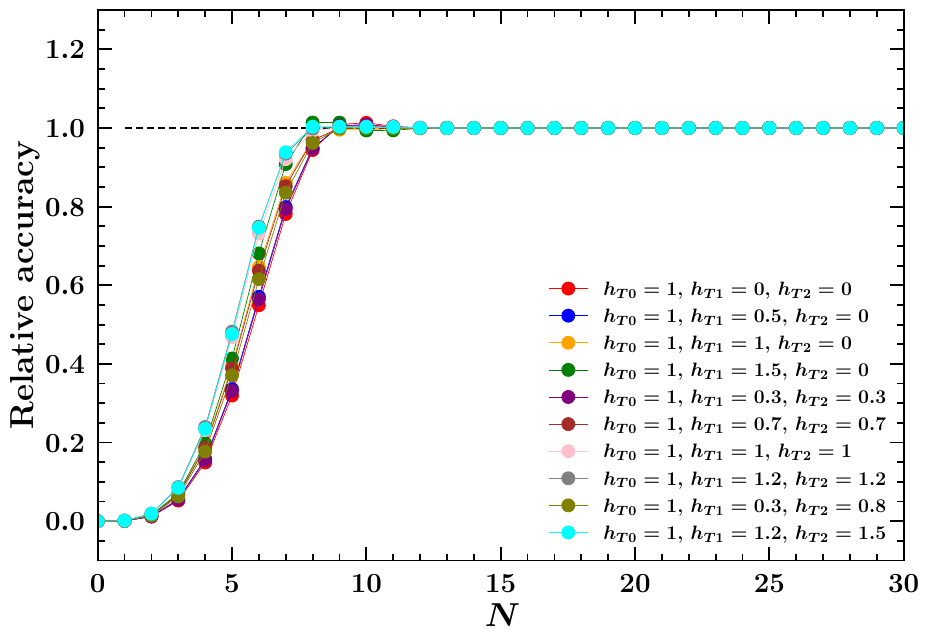

Here is the Python script that generated this plot:
import matplotlib.pyplot as plt
import MatplotlibSettings
import numpy as np
import scipy.special as sp
from scipy.integrate import quad

def Weights(nterm, a1, a2):
    # Short-hand notation for the Bessel functions
    def J0(x):
        return sp.j0(x)
    def J1(x):
        return sp.j1(x)
    def Y0(x):
        return sp.y0(np.absolute(x))
    def K0(x):
        return sp.k0(np.absolute(x))
    def I0(x):
        return sp.i0(x)

    # Get first nterm zeros
    xi  = sp.jn_zeros(0, nterm)

    # Vector of scaling factors
    a1eff = 1e-16 if a1 == 0 or a1 == 1 else a1
    a2eff = 1e-16 if a2 == 0 or a2 == 1 or a2 == a1 else a2
    av = np.array([1, a1eff, a2eff])

    # Compute sorted pairs of zero's and weighting factors
    xib = np.array([])
    an  = np.array([])
    kn  = np.array([])
    for i in range(len(av)):
        xib = np.append(xib, xi / av[i])
        an  = np.append(an, i * np.ones(nterm))
        kn  = np.append(kn, np.arange(nterm))

    # Sort vectors in ascending order of xib
    Xi  = np.array(sorted(list(zip(xib, an, kn))))
    xib = np.sort(xib)

    # Triple Bessel integral
    def L(k, c1, c2):
        if (c1 + c2 <= 1):
            return np.pi * Y0(xi[k]) * J0(c1 * xi[k]) * J0(c2 * xi[k])
        elif (np.absolute(c1 - c2) >= 1):
            return 0
        else:
            def wftTotrhs(z):
                return z * ( K0(c1 * z) * K0(c2 * z) * I0(z) + K0(z) * K0(c1 * z) * I0(c2 * z) + K0(c2 * z) * K0(z) * I0(c1 * z) ) / ( z**2 + xi[k]**2 )
            return np.pi / 2 * ( J0(c1 * xi[k]) * J0(c2 * xi[k]) + Y0(c1 * xi[k]) * Y0(c2 * xi[k]) ) * Y0(xi[k]) + 4 / np.pi**2 * quad(wftTotrhs, 0, 100, limit = 1000)[0]

    # Compute weights
    wi = np.array([])
    for i in range(len(Xi)):
        xibi = Xi[i][0]
        ni   = int(Xi[i][1])
        ki   = int(Xi[i][2])
        nip1 = (ni + 1) % 3
        nip2 = (ni + 2) % 3
        if av[ni] - np.absolute(av[nip1] - av[nip2]) <= 0:
            wi = np.append(wi, 0)
        else:
            wi = np.append(wi, L(ki, av[nip1] / av[ni], av[nip2] / av[ni]) / ( av[ni] * J1(av[ni] * xibi) * J0(av[nip1] * xibi) * J0(av[nip2] * xibi) ))

    # Return coordinates and weights
    return xib, wi

# Change of variable functions
def psi(tv):
    return np.array([t if t > 10 else t * np.tanh(np.pi * np.sinh(t) / 2) for t in tv])

def psip(tv):
    return np.array([1 if t > 10 else ( np.pi * t * np.cosh(t) + np.sinh(np.pi * np.sinh(t)) ) / ( 1 + np.cosh(np.pi * np.sinh(t)) ) for t in tv])

# Finally compute integral
hT0 = [1, 1,   1, 1,   1,   1,   1,  1,   1,   1]
hT1 = [0, 0.5, 1, 1.5, 0.3, 0.7, 1,  1.2, 0.3, 1.2]
hT2 = [0, 0,   0, 0,   0.3, 0.7, 1,  1.2, 0.8, 1.5]
clr = ["red", "blue", "orange", "green", "purple", "brown", "pink", "gray", "olive", "cyan"]

for i in range(len(hT0)):
    # Integrand
    def fb(b):
        return b * sp.j0(hT0[i] * b) * sp.j0(hT1[i] * b) * sp.j0(hT2[i] * b) * np.exp(- b**2 / 2)
    
    hTv = - np.sort(-np.array([hT0[i], hT1[i], hT2[i]]))
    h = 0.01 * hTv[0]
    nterm = 10

    xib, wi = Weights(nterm, hTv[1] / hTv[0], hTv[2] / hTv[0])
    z  = np.pi * psi(h * xib / np.pi) / h / hTv[0]
    tm = wi * psip(h * xib / np.pi) * fb(z) / hTv[0]
    integ = np.array([sum(tm[:k]) for k in range(len(tm))])
    bfint = quad(fb, 0, 10 * hTv[0], limit = 1000)[0]

    k = 0
    for numi in integ:
        print(k, numi, bfint, numi / bfint)
        k += 1

    plt.xlabel(r"$N$")
    plt.ylabel(r"\textbf{Relative accuracy}")
    plt.xlim(0, 30)
    plt.ylim(-0.1, 1.3)
    if i == 0:
        plt.plot(range(len(integ)), integ / integ, c = "black", ls = "--", lw = 1.5)
    plt.plot(range(len(integ)), integ / bfint, c = clr[i], marker = "o", lw = 0.5, ls = "-", label = r"\textbf{$h_{T0} = " + str(hT0[i]) + "$, $h_{T1} = " + str(hT1[i]) + r"$, $h_{T2} = " + str(hT2[i]) + r"$}")
    plt.legend(fontsize = 14)

plt.savefig("OgataTransformTriple.pdf")
plt.close()
